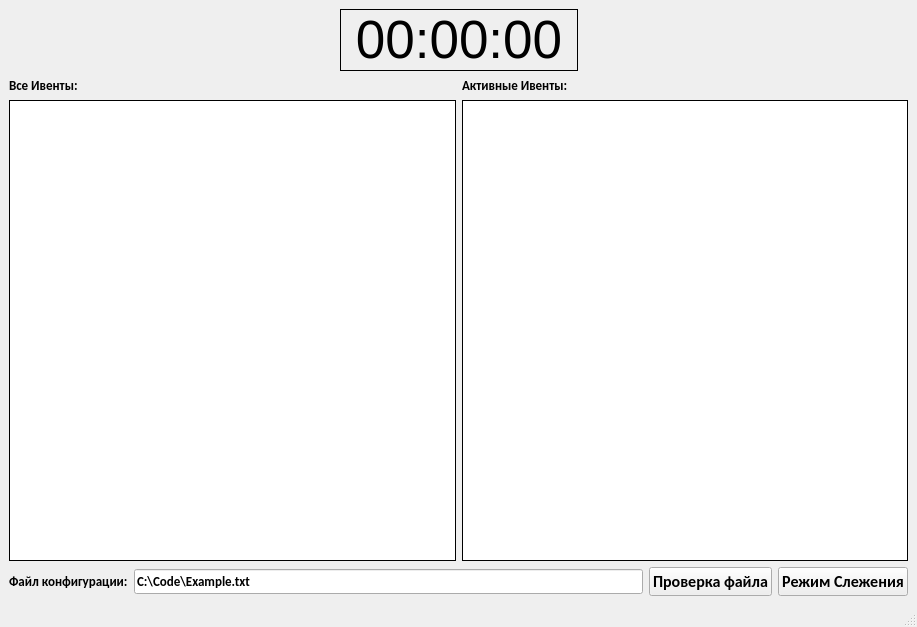
<?xml version="1.0" encoding="UTF-8"?>
<ui version="4.0">
 <class>MainWindow</class>
 <widget class="QMainWindow" name="MainWindow">
  <property name="geometry">
   <rect>
    <x>0</x>
    <y>0</y>
    <width>917</width>
    <height>627</height>
   </rect>
  </property>
  <property name="windowTitle">
   <string>Оповещатель</string>
  </property>
  <widget class="QWidget" name="centralwidget">
   <layout class="QVBoxLayout" name="verticalLayout_3">
    <item>
     <layout class="QHBoxLayout" name="horizontalLayout_3">
      <item>
       <spacer name="horizontalSpacer_2">
        <property name="orientation">
         <enum>Qt::Horizontal</enum>
        </property>
        <property name="sizeHint" stdset="0">
         <size>
          <width>40</width>
          <height>20</height>
         </size>
        </property>
       </spacer>
      </item>
      <item>
       <widget class="QLabel" name="label">
        <property name="font">
         <font>
          <pointsize>40</pointsize>
          <bold>false</bold>
          <kerning>false</kerning>
         </font>
        </property>
        <property name="autoFillBackground">
         <bool>true</bool>
        </property>
        <property name="frameShape">
         <enum>QFrame::Box</enum>
        </property>
        <property name="text">
         <string> 00:00:00 </string>
        </property>
        <property name="alignment">
         <set>Qt::AlignCenter</set>
        </property>
       </widget>
      </item>
      <item>
       <spacer name="horizontalSpacer">
        <property name="orientation">
         <enum>Qt::Horizontal</enum>
        </property>
        <property name="sizeHint" stdset="0">
         <size>
          <width>40</width>
          <height>20</height>
         </size>
        </property>
       </spacer>
      </item>
     </layout>
    </item>
    <item>
     <layout class="QHBoxLayout" name="horizontalLayout">
      <item>
       <layout class="QVBoxLayout" name="verticalLayout">
        <item>
         <widget class="QLabel" name="label_4">
          <property name="font">
           <font>
            <family>Calibri</family>
            <pointsize>10</pointsize>
            <bold>true</bold>
           </font>
          </property>
          <property name="text">
           <string>Все Ивенты:</string>
          </property>
         </widget>
        </item>
        <item>
         <widget class="QTextEdit" name="AllEventsOutput">
          <property name="enabled">
           <bool>true</bool>
          </property>
          <property name="font">
           <font>
            <family>Calibri</family>
            <pointsize>10</pointsize>
            <bold>true</bold>
           </font>
          </property>
          <property name="mouseTracking">
           <bool>false</bool>
          </property>
          <property name="focusPolicy">
           <enum>Qt::StrongFocus</enum>
          </property>
          <property name="frameShape">
           <enum>QFrame::Box</enum>
          </property>
          <property name="frameShadow">
           <enum>QFrame::Plain</enum>
          </property>
          <property name="lineWidth">
           <number>1</number>
          </property>
          <property name="midLineWidth">
           <number>0</number>
          </property>
          <property name="undoRedoEnabled">
           <bool>false</bool>
          </property>
          <property name="readOnly">
           <bool>true</bool>
          </property>
          <property name="html">
           <string>&lt;!DOCTYPE HTML PUBLIC &quot;-//W3C//DTD HTML 4.0//EN&quot; &quot;http://www.w3.org/TR/REC-html40/strict.dtd&quot;&gt;
&lt;html&gt;&lt;head&gt;&lt;meta name=&quot;qrichtext&quot; content=&quot;1&quot; /&gt;&lt;meta charset=&quot;utf-8&quot; /&gt;&lt;style type=&quot;text/css&quot;&gt;
p, li { white-space: pre-wrap; }
hr { height: 1px; border-width: 0; }
li.unchecked::marker { content: &quot;\2610&quot;; }
li.checked::marker { content: &quot;\2612&quot;; }
&lt;/style&gt;&lt;/head&gt;&lt;body style=&quot; font-family:'Calibri'; font-size:10pt; font-weight:700; font-style:normal;&quot;&gt;
&lt;p style=&quot;-qt-paragraph-type:empty; margin-top:0px; margin-bottom:0px; margin-left:0px; margin-right:0px; -qt-block-indent:0; text-indent:0px; font-family:'Segoe UI'; font-size:9pt; font-weight:400;&quot;&gt;&lt;br /&gt;&lt;/p&gt;&lt;/body&gt;&lt;/html&gt;</string>
          </property>
         </widget>
        </item>
       </layout>
      </item>
      <item>
       <layout class="QVBoxLayout" name="verticalLayout_2">
        <item>
         <widget class="QLabel" name="label_3">
          <property name="font">
           <font>
            <family>Calibri</family>
            <pointsize>10</pointsize>
            <bold>true</bold>
           </font>
          </property>
          <property name="text">
           <string>Активные Ивенты:</string>
          </property>
         </widget>
        </item>
        <item>
         <widget class="QTextEdit" name="ActiveEventsOutput">
          <property name="enabled">
           <bool>true</bool>
          </property>
          <property name="font">
           <font>
            <family>Calibri</family>
            <pointsize>10</pointsize>
            <bold>true</bold>
           </font>
          </property>
          <property name="mouseTracking">
           <bool>false</bool>
          </property>
          <property name="focusPolicy">
           <enum>Qt::StrongFocus</enum>
          </property>
          <property name="frameShape">
           <enum>QFrame::Box</enum>
          </property>
          <property name="frameShadow">
           <enum>QFrame::Plain</enum>
          </property>
          <property name="lineWidth">
           <number>1</number>
          </property>
          <property name="midLineWidth">
           <number>0</number>
          </property>
          <property name="undoRedoEnabled">
           <bool>false</bool>
          </property>
          <property name="readOnly">
           <bool>true</bool>
          </property>
          <property name="html">
           <string>&lt;!DOCTYPE HTML PUBLIC &quot;-//W3C//DTD HTML 4.0//EN&quot; &quot;http://www.w3.org/TR/REC-html40/strict.dtd&quot;&gt;
&lt;html&gt;&lt;head&gt;&lt;meta name=&quot;qrichtext&quot; content=&quot;1&quot; /&gt;&lt;meta charset=&quot;utf-8&quot; /&gt;&lt;style type=&quot;text/css&quot;&gt;
p, li { white-space: pre-wrap; }
hr { height: 1px; border-width: 0; }
li.unchecked::marker { content: &quot;\2610&quot;; }
li.checked::marker { content: &quot;\2612&quot;; }
&lt;/style&gt;&lt;/head&gt;&lt;body style=&quot; font-family:'Calibri'; font-size:10pt; font-weight:700; font-style:normal;&quot;&gt;
&lt;p style=&quot;-qt-paragraph-type:empty; margin-top:0px; margin-bottom:0px; margin-left:0px; margin-right:0px; -qt-block-indent:0; text-indent:0px; font-family:'Segoe UI'; font-size:9pt; font-weight:400;&quot;&gt;&lt;br /&gt;&lt;/p&gt;&lt;/body&gt;&lt;/html&gt;</string>
          </property>
         </widget>
        </item>
       </layout>
      </item>
     </layout>
    </item>
    <item>
     <layout class="QHBoxLayout" name="horizontalLayout_2">
      <item>
       <widget class="QLabel" name="label_2">
        <property name="font">
         <font>
          <family>Calibri</family>
          <pointsize>10</pointsize>
          <bold>true</bold>
         </font>
        </property>
        <property name="text">
         <string>Файл конфигурации:</string>
        </property>
       </widget>
      </item>
      <item>
       <widget class="QLineEdit" name="CheckFileLine">
        <property name="font">
         <font>
          <family>Calibri</family>
          <pointsize>10</pointsize>
          <bold>true</bold>
         </font>
        </property>
        <property name="text">
         <string>C:\Code\Example.txt</string>
        </property>
       </widget>
      </item>
      <item>
       <widget class="QPushButton" name="CheckFileButton">
        <property name="font">
         <font>
          <family>Calibri</family>
          <pointsize>12</pointsize>
          <bold>true</bold>
         </font>
        </property>
        <property name="text">
         <string>Проверка файла</string>
        </property>
        <property name="flat">
         <bool>false</bool>
        </property>
       </widget>
      </item>
      <item>
       <widget class="QPushButton" name="TrackingButton">
        <property name="font">
         <font>
          <family>Calibri</family>
          <pointsize>12</pointsize>
          <bold>true</bold>
         </font>
        </property>
        <property name="text">
         <string>Режим Слежения</string>
        </property>
       </widget>
      </item>
     </layout>
    </item>
   </layout>
  </widget>
  <widget class="QMenuBar" name="menubar">
   <property name="geometry">
    <rect>
     <x>0</x>
     <y>0</y>
     <width>917</width>
     <height>21</height>
    </rect>
   </property>
  </widget>
  <widget class="QStatusBar" name="statusbar"/>
 </widget>
 <resources/>
 <connections/>
</ui>
